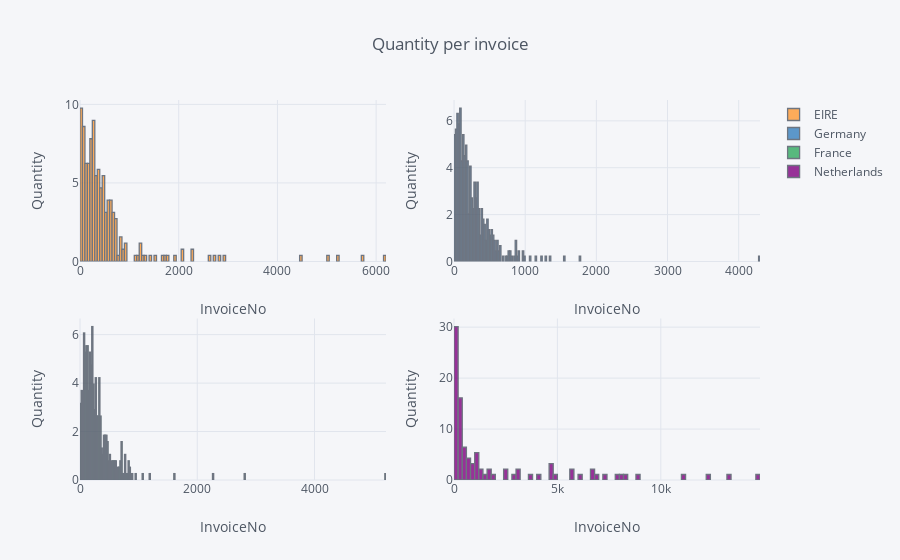

Notebook code for this chart:
### Markdown cell above
## 4. Create a set of interactive histograms showing the distributions of quantity per invoice for the following countries: EIRE, Germany, France, and Netherlands.

### Code cell
data_hist_set = data.pivot_table(values='Quantity', columns='Country', index='InvoiceNo', aggfunc='sum')
data_hist_set = data_hist_set[['EIRE', 'Germany', 'France', 'Netherlands']]

data_hist_set.iplot(kind='hist', histnorm='percent', xTitle='InvoiceNo', subplots=True,
                    yTitle='Quantity', title='Quantity per invoice')

### Figure 1 — Plotly figure (JSON) as saved in the notebook; plotly's stock layout.template omitted (floating-point values rounded to 4 significant figures; data arrays with more than 128 entries replaced by an {"elided": "..."} marker saying what was removed)
{"data": [{"histfunc": "count", "histnorm": "percent", "marker": {"color": "rgba(255, 153, 51, 1.0)", "line": {"color": "#4D5663", "width": 1.3}}, "name": "EIRE", "opacity": 0.8, "orientation": "v", "type": "histogram", "uid": "5b39b553-62a8-4d34-8c21-0bf2119b5f05", "x": {"elided": "18389 int values"}, "xaxis": "x", "yaxis": "y"}, {"histfunc": "count", "histnorm": "percent", "marker": {"color": "rgba(55, 128, 191, 1.0)", "line": {"color": "#4D5663", "width": 1.3}}, "name": "Germany", "opacity": 0.8, "orientation": "v", "type": "histogram", "uid": "9c51dcdb-d99e-4de6-9e53-6a7efe220f68", "x": {"elided": "18389 int values"}, "xaxis": "x2", "yaxis": "y2"}, {"histfunc": "count", "histnorm": "percent", "marker": {"color": "rgba(50, 171, 96, 1.0)", "line": {"color": "#4D5663", "width": 1.3}}, "name": "France", "opacity": 0.8, "orientation": "v", "type": "histogram", "uid": "eeaa918f-d9d8-40c3-a853-2260b9922eb7", "x": {"elided": "18389 int values"}, "xaxis": "x3", "yaxis": "y3"}, {"histfunc": "count", "histnorm": "percent", "marker": {"color": "rgba(128, 0, 128, 1.0)", "line": {"color": "#4D5663", "width": 1.3}}, "name": "Netherlands", "opacity": 0.8, "orientation": "v", "type": "histogram", "uid": "fdf3e773-a2f1-4fed-94a2-5f41d8fba3fe", "x": {"elided": "18389 int values"}, "xaxis": "x4", "yaxis": "y4"}], "layout": {"barmode": "overlay", "legend": {"bgcolor": "#F5F6F9", "font": {"color": "#4D5663"}}, "paper_bgcolor": "#F5F6F9", "plot_bgcolor": "#F5F6F9", "title": {"font": {"color": "#4D5663"}, "text": "Quantity per invoice"}, "xaxis": {"anchor": "y", "domain": [0, 0.45], "gridcolor": "#E1E5ED", "showgrid": true, "tickfont": {"color": "#4D5663"}, "title": {"font": {"color": "#4D5663"}, "text": "InvoiceNo"}, "zerolinecolor": "#E1E5ED"}, "xaxis2": {"anchor": "y2", "domain": [0.55, 1], "gridcolor": "#E1E5ED", "showgrid": true, "tickfont": {"color": "#4D5663"}, "title": {"font": {"color": "#4D5663"}, "text": "InvoiceNo"}, "zerolinecolor": "#E1E5ED"}, "xaxis3": {"anchor": "y3", "domain": [0, 0.45], "gridcolor": "#E1E5ED", "showgrid": true, "tickfont": {"color": "#4D5663"}, "title": {"font": {"color": "#4D5663"}, "text": "InvoiceNo"}, "zerolinecolor": "#E1E5ED"}, "xaxis4": {"anchor": "y4", "domain": [0.55, 1], "gridcolor": "#E1E5ED", "showgrid": true, "tickfont": {"color": "#4D5663"}, "title": {"font": {"color": "#4D5663"}, "text": "InvoiceNo"}, "zerolinecolor": "#E1E5ED"}, "yaxis": {"anchor": "x", "domain": [0.575, 1], "gridcolor": "#E1E5ED", "showgrid": true, "tickfont": {"color": "#4D5663"}, "title": {"font": {"color": "#4D5663"}, "text": "Quantity"}, "zerolinecolor": "#E1E5ED"}, "yaxis2": {"anchor": "x2", "domain": [0.575, 1], "gridcolor": "#E1E5ED", "showgrid": true, "tickfont": {"color": "#4D5663"}, "title": {"font": {"color": "#4D5663"}, "text": "Quantity"}, "zerolinecolor": "#E1E5ED"}, "yaxis3": {"anchor": "x3", "domain": [0, 0.425], "gridcolor": "#E1E5ED", "showgrid": true, "tickfont": {"color": "#4D5663"}, "title": {"font": {"color": "#4D5663"}, "text": "Quantity"}, "zerolinecolor": "#E1E5ED"}, "yaxis4": {"anchor": "x4", "domain": [0, 0.425], "gridcolor": "#E1E5ED", "showgrid": true, "tickfont": {"color": "#4D5663"}, "title": {"font": {"color": "#4D5663"}, "text": "Quantity"}, "zerolinecolor": "#E1E5ED"}}}
